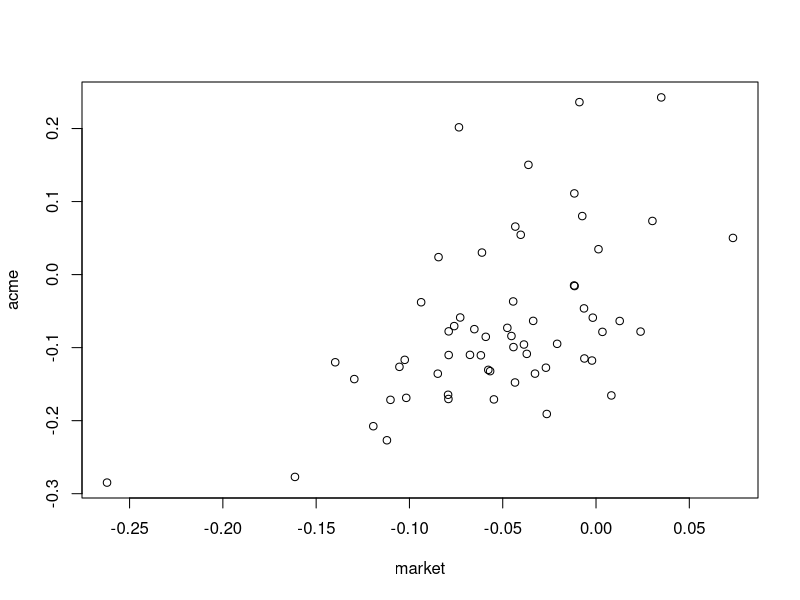
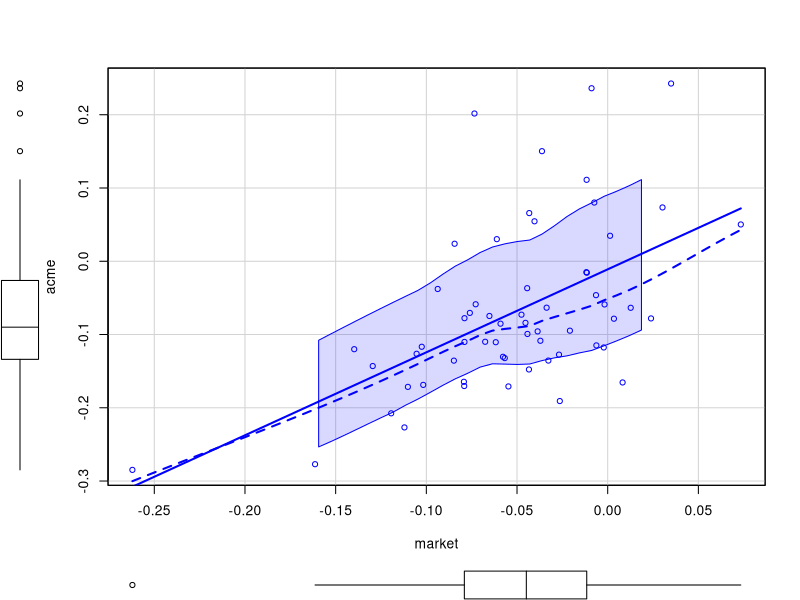

Recreate these plots in R, in order.
library(boot)
library(car)
market <- boot::acme$market
acme <- boot::acme$acme
plot(market, acme)
car::scatterplot(market, acme)
